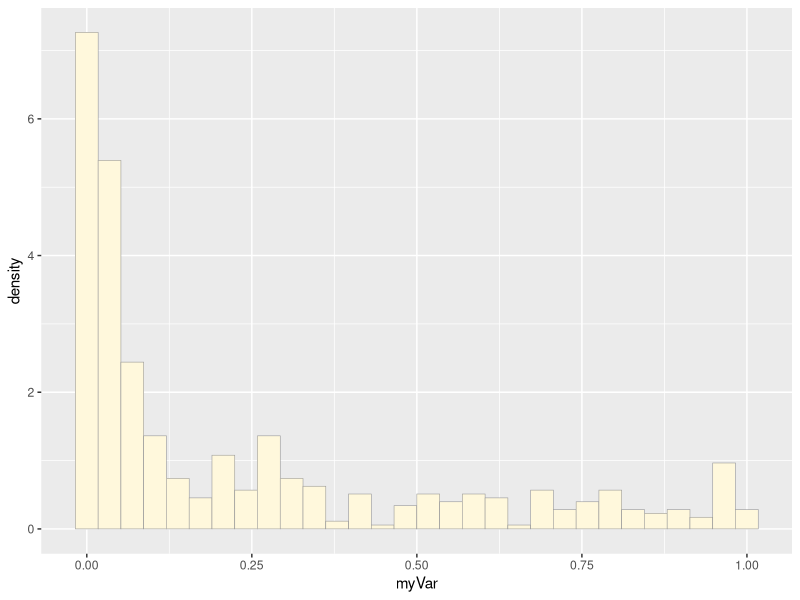
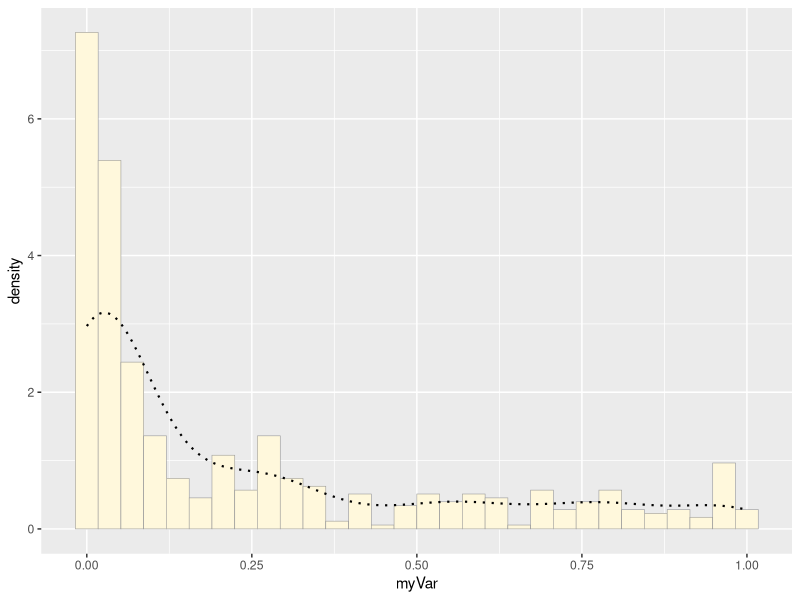
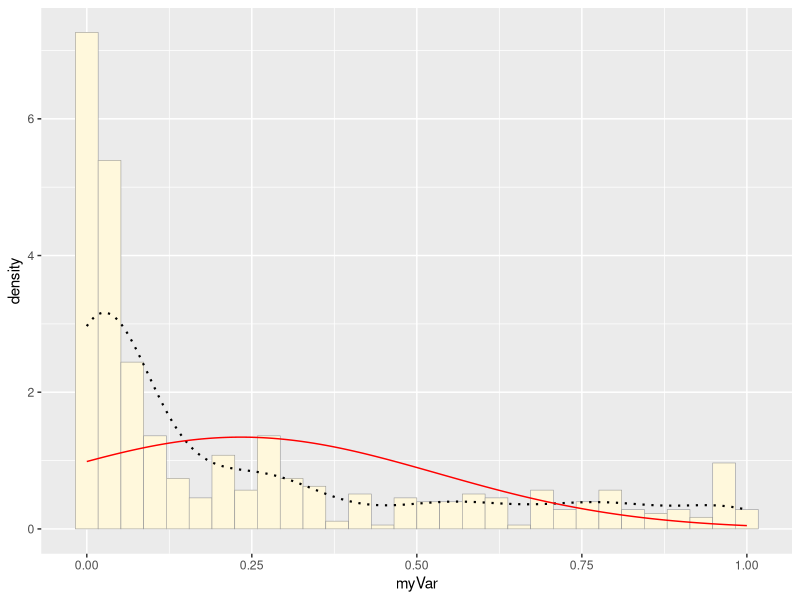
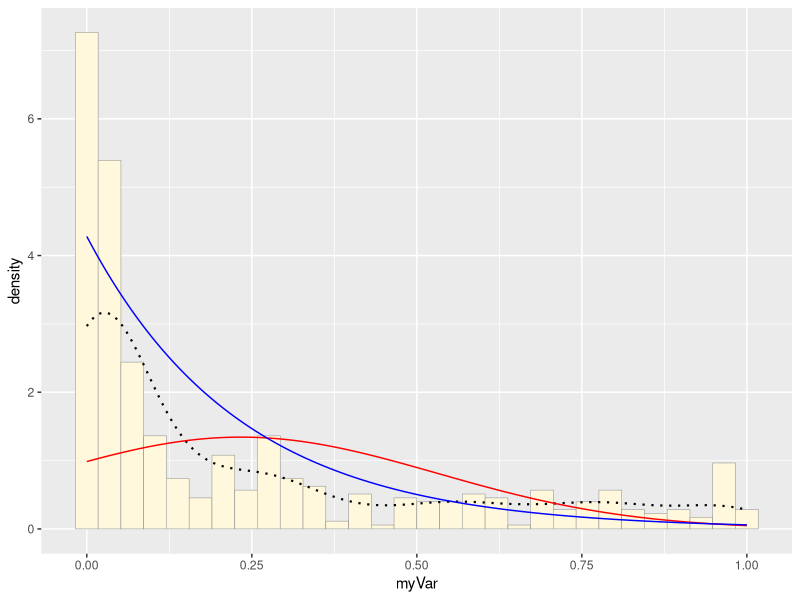
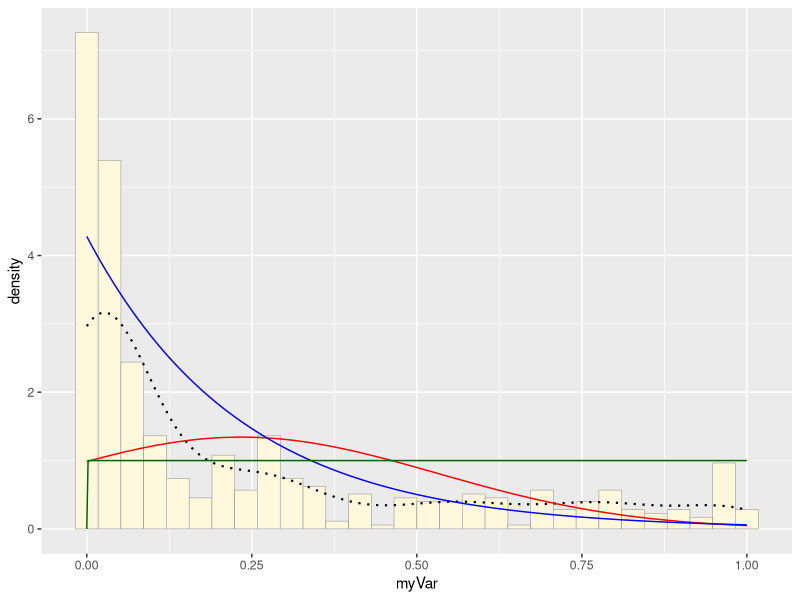
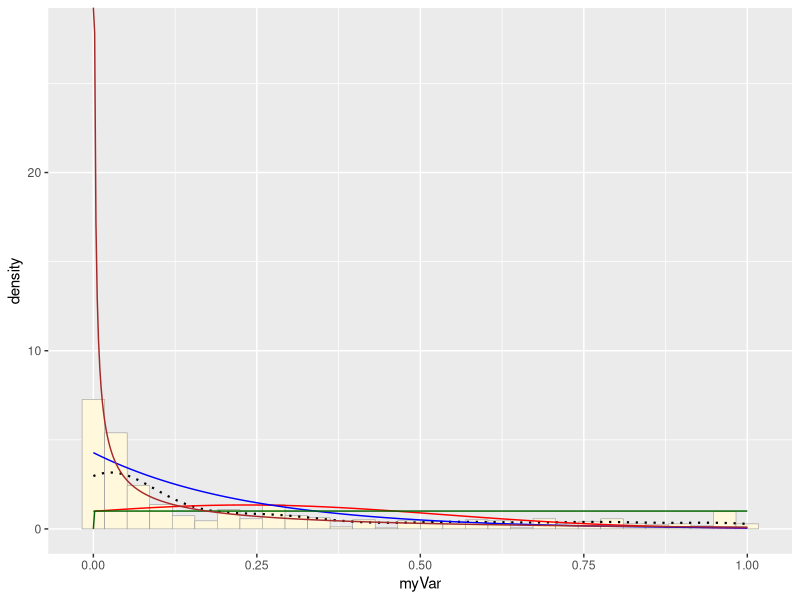
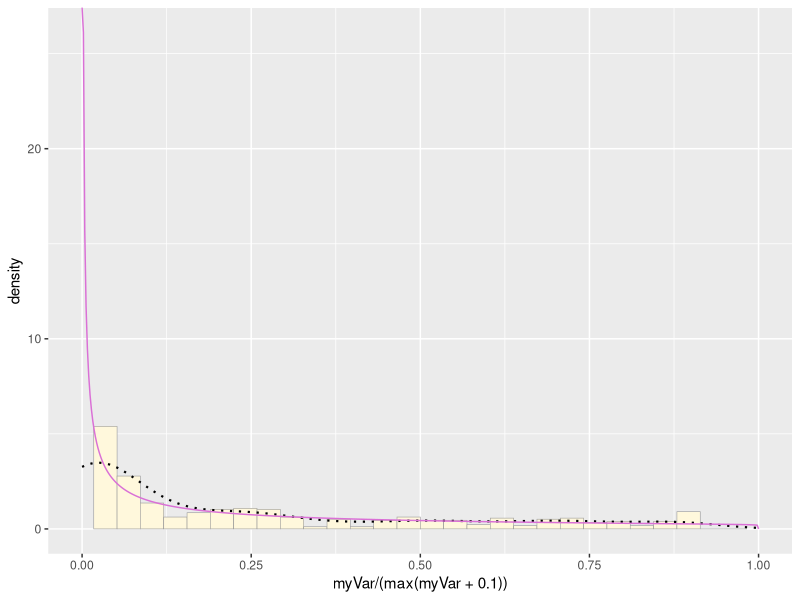

The R source for these figures, in order:
## ---- chunk 1
knitr::opts_chunk$set(echo = TRUE)
## ---- chunk 2
library(dplyr)

z <- read.csv("UBO_DataSheet.csv",header=TRUE,sep=",")
z <- z %>% 
  select(field_ID, assay_score) %>% 
  filter(!is.na(assay_score))%>% 
#changing any 0s to small non-0 numbers in a different column 
  mutate(myVar = ifelse(assay_score == 0, 0.0001, assay_score))

colnames(z) <- c("ID", "Var", "myVar")

library(ggplot2) # for graphics
library(MASS) # for maximum likelihood estimation
# quick and dirty, a truncated normal distribution to work on the solution set

#z <- rnorm(n=3000,mean=0.2)
#z <- data.frame(1:3000,z)
#names(z) <- list("ID","myVar")
#z <- z[z$myVar>0,]
#str(z)
#summary(z$myVar)
## ---- chunk 3
p1 <- ggplot(data=z, aes(x=myVar, y=..density..)) +
  geom_histogram(color="grey60",fill="cornsilk",size=0.2) 
print(p1)
#adds an empirical density curve
p1 <-  p1 +  geom_density(linetype="dotted",size=0.75)
print(p1)
#get maximum likelihood parameters for normal distribution
normPars <- fitdistr(z$myVar,"normal")
print(normPars)
str(normPars)
normPars$estimate["mean"] # note structure of getting a named attribute
## ---- chunk 4
meanML <- normPars$estimate["mean"]
sdML <- normPars$estimate["sd"]

xval <- seq(0,max(z$myVar),len=length(z$myVar))

 stat <- stat_function(aes(x = xval, y = ..y..), fun = dnorm, colour="red", n = length(z$myVar), args = list(mean = meanML, sd = sdML))
 p1 + stat
## ---- chunk 5
expoPars <- fitdistr(z$myVar,"exponential")
rateML <- expoPars$estimate["rate"]

stat2 <- stat_function(aes(x = xval, y = ..y..), fun = dexp, colour="blue", n = length(z$myVar), args = list(rate=rateML))
 p1 + stat + stat2
## ---- chunk 6
 stat3 <- stat_function(aes(x = xval, y = ..y..), fun = dunif, colour="darkgreen", n = length(z$myVar), args = list(min=min(z$myVar), max=max(z$myVar)))
 p1 + stat + stat2 + stat3
## ---- chunk 7
 gammaPars <- fitdistr(z$myVar,"gamma")
shapeML <- gammaPars$estimate["shape"]
rateML <- gammaPars$estimate["rate"]

stat4 <- stat_function(aes(x = xval, y = ..y..), fun = dgamma, colour="brown", n = length(z$myVar), args = list(shape=shapeML, rate=rateML))
 p1 + stat + stat2 + stat3 + stat4
## ---- chunk 8
 pSpecial <- ggplot(data=z, aes(x=myVar/(max(myVar + 0.1)), y=..density..)) +
  geom_histogram(color="grey60",fill="cornsilk",size=0.2) + 
  xlim(c(0,1)) +
  geom_density(size=0.75,linetype="dotted")

betaPars <- fitdistr(x=z$myVar/max(z$myVar + 0.1),start=list(shape1=1,shape2=2),"beta")
shape1ML <- betaPars$estimate["shape1"]
shape2ML <- betaPars$estimate["shape2"]

statSpecial <- stat_function(aes(x = xval, y = ..y..), fun = dbeta, colour="orchid", n = length(z$myVar), args = list(shape1=shape1ML,shape2=shape2ML))
pSpecial + statSpecial

